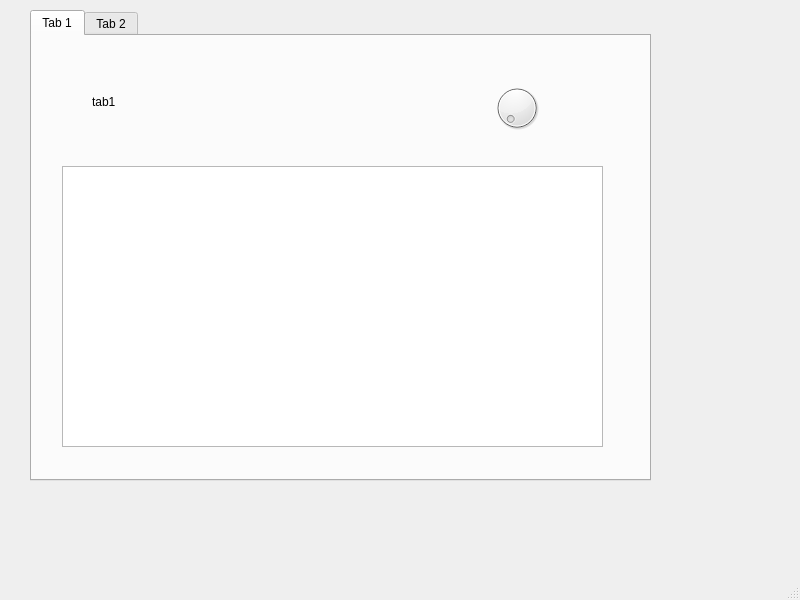
<?xml version="1.0" encoding="UTF-8"?>
<ui version="4.0">
 <class>MainWindow</class>
 <widget class="QMainWindow" name="MainWindow">
  <property name="geometry">
   <rect>
    <x>0</x>
    <y>0</y>
    <width>800</width>
    <height>600</height>
   </rect>
  </property>
  <property name="windowTitle">
   <string>MainWindow</string>
  </property>
  <widget class="QWidget" name="centralwidget">
   <widget class="QTabWidget" name="tabWidget">
    <property name="geometry">
     <rect>
      <x>30</x>
      <y>10</y>
      <width>621</width>
      <height>471</height>
     </rect>
    </property>
    <property name="currentIndex">
     <number>0</number>
    </property>
    <widget class="QWidget" name="tab">
     <attribute name="title">
      <string>Tab 1</string>
     </attribute>
     <widget class="QPlainTextEdit" name="plainTextEdit">
      <property name="geometry">
       <rect>
        <x>30</x>
        <y>130</y>
        <width>541</width>
        <height>281</height>
       </rect>
      </property>
     </widget>
     <widget class="QDial" name="dial">
      <property name="geometry">
       <rect>
        <x>460</x>
        <y>40</y>
        <width>50</width>
        <height>64</height>
       </rect>
      </property>
     </widget>
     <widget class="QLabel" name="label">
      <property name="geometry">
       <rect>
        <x>60</x>
        <y>50</y>
        <width>121</width>
        <height>31</height>
       </rect>
      </property>
      <property name="text">
       <string>tab1</string>
      </property>
     </widget>
    </widget>
    <widget class="QWidget" name="tab_2">
     <attribute name="title">
      <string>Tab 2</string>
     </attribute>
     <widget class="QSpinBox" name="spinBox">
      <property name="geometry">
       <rect>
        <x>40</x>
        <y>30</y>
        <width>201</width>
        <height>51</height>
       </rect>
      </property>
     </widget>
     <widget class="QPlainTextEdit" name="plainTextEdit_2">
      <property name="geometry">
       <rect>
        <x>30</x>
        <y>110</y>
        <width>481</width>
        <height>291</height>
       </rect>
      </property>
     </widget>
     <widget class="QLabel" name="label_2">
      <property name="geometry">
       <rect>
        <x>300</x>
        <y>40</y>
        <width>211</width>
        <height>51</height>
       </rect>
      </property>
      <property name="text">
       <string>tab2</string>
      </property>
     </widget>
    </widget>
   </widget>
  </widget>
  <widget class="QMenuBar" name="menubar">
   <property name="geometry">
    <rect>
     <x>0</x>
     <y>0</y>
     <width>800</width>
     <height>21</height>
    </rect>
   </property>
  </widget>
  <widget class="QStatusBar" name="statusbar"/>
 </widget>
 <resources/>
 <connections/>
</ui>
